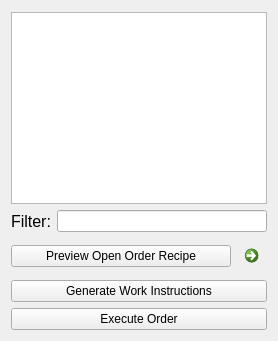
                <widget class="QWidget" name="tab_open_orders">
                 <attribute name="title">
                  <string>Open Orders</string>
                 </attribute>
                 <layout class="QGridLayout" name="gridLayout_5">
                  <item row="0" column="0">
                   <layout class="QVBoxLayout" name="vertical_layout_open_orders">
                    <item>
                     <spacer name="vertical_spacer_open_orders">
                      <property name="orientation">
                       <enum>Qt::Vertical</enum>
                      </property>
                      <property name="sizeType">
                       <enum>QSizePolicy::Minimum</enum>
                      </property>
                      <property name="sizeHint" stdset="0">
                       <size>
                        <width>20</width>
                        <height>1</height>
                       </size>
                      </property>
                     </spacer>
                    </item>
                    <item>
                     <widget class="ListViewModel" name="list_view_open_orders"/>
                    </item>
                    <item>
                     <layout class="QVBoxLayout" name="vertical_layout_open_orders_cmds">
                      <item>
                       <layout class="QHBoxLayout" name="horizontal_layout_open_orders_cmds_2">
                        <item>
                         <widget class="QLabel" name="label_open_orders_filter">
                          <property name="font">
                           <font>
                            <pointsize>12</pointsize>
                           </font>
                          </property>
                          <property name="text">
                           <string>Filter:</string>
                          </property>
                         </widget>
                        </item>
                        <item>
                         <widget class="QLineEdit" name="line_edit_open_orders_filter"/>
                        </item>
                       </layout>
                      </item>
                      <item>
                       <layout class="QHBoxLayout" name="horizontal_layout_open_orders_cmds">
                        <item>
                         <widget class="QPushButton" name="btn_preview_open_orders">
                          <property name="text">
                           <string>Preview Open Order Recipe</string>
                          </property>
                         </widget>
                        </item>
                        <item>
                         <widget class="QCommandLinkButton" name="btn_refresh_open_orders">
                          <property name="maximumSize">
                           <size>
                            <width>30</width>
                            <height>16777215</height>
                           </size>
                          </property>
                          <property name="text">
                           <string/>
                          </property>
                          <property name="icon">
                           <iconset>
                            <normaloff>../../Downloads/refreshBtn.png</normaloff>../../Downloads/refreshBtn.png</iconset>
                          </property>
                         </widget>
                        </item>
                       </layout>
                      </item>
                      <item>
                       <widget class="QPushButton" name="btn_gen_work_ins">
                        <property name="text">
                         <string>Generate Work Instructions</string>
                        </property>
                       </widget>
                      </item>
                      <item>
                       <widget class="QPushButton" name="btn_execute_order">
                        <property name="text">
                         <string>Execute Order</string>
                        </property>
                       </widget>
                      </item>
                     </layout>
                    </item>
                   </layout>
                  </item>
                 </layout>
                </widget>
